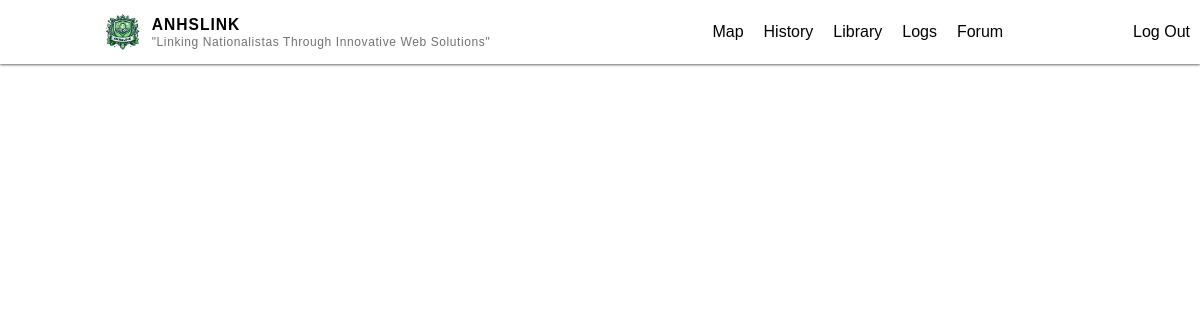
The page /forum/78/ (signed in) on the database as committed earlier.
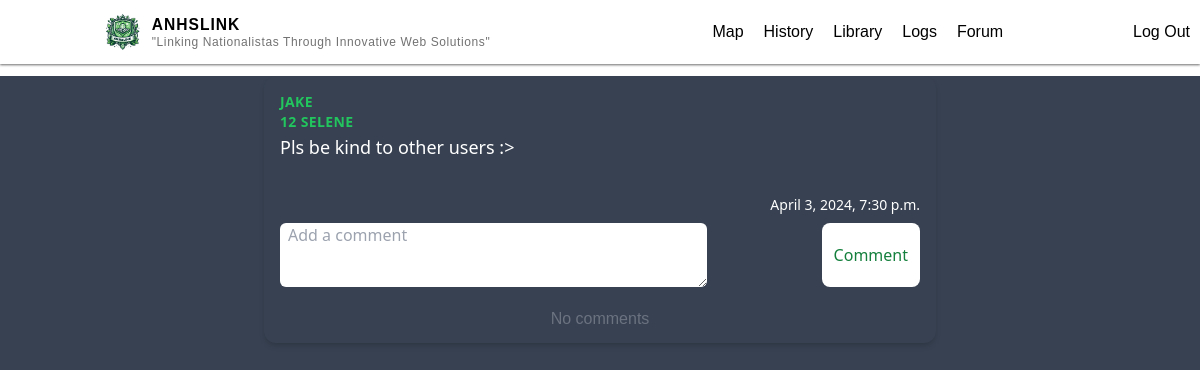
The same page on the database as committed later.
### main/models.py (models this page shows, shortened)
class Forum (models.Model):
    author = models.ForeignKey(Profile, on_delete=models.CASCADE, related_name="author")
    title = models.CharField(max_length=200, default="")
    description = models.CharField(max_length=400, default="",blank=True)
    uploaded_at = models.DateTimeField(auto_now_add=True)
    likes = models.ManyToManyField(User, related_name ='liked_comments')
    dislikes = models.ManyToManyField(User,related_name ='disliked_comments')

### authentication/models.py (models this page shows, shortened)
class Profile(models.Model):
    user = models.OneToOneField(User, on_delete=models.CASCADE, related_name="profile")
    grade = models.IntegerField(null=True)
    section = models.CharField(default='Selene', max_length=20)
    email = models.EmailField(default="haha@gmail.com")

### main/views.py (the view)
# urls.py: path("forum/<int:id>/", views.forum_comment, name="forum_comment"),
@login_required(login_url="/login")
def forum_comment(request, id):
    forums = Forum.objects.filter(id=id)
    return render(request,"main/forum_about.html",{"forums":forums})

### main/templates/main/forum_about.html (shortened to what this page needs)
{% extends "main/base.html" %} {% load static %} {% block body %}
{% for forum in forums%}
<div class="bg-gray-700 min-h-screen h-auto">
  <div
    class="max-w-md mx-auto bg-gray-700 rounded-xl shadow-md overflow-hidden md:max-w-2xl m-3"
  >
    <div class="md:flex">
      <div class="p-4 bg-gray-700 text-white w-full">
        <div
          class="uppercase tracking-wide text-sm font-semibold author text-green-500"
        >
          {{forum.author.user.username}}
        </div>
        <div
          class="uppercase tracking-wide text-sm font-semibold author text-green-500"
        >
          {{ forum.author.grade}} {{ forum.author.section }}
        </div>
        <a
          href="#"
          class="block mt-1 mb-5 text-lg leading-tight font-medium text-white hover:underline"
          >{{forum.title}}</a
        >
      </div>
    </div>
    <div class="px-4 flex justify-between rounded-b-xl">
      <span class="text-sm text-gray-600 flex items-center text-white"
        >{{forum.uploaded_at}}</span
      >
    </div>
    <div>
      <form
        method="POST"
        class="form px-4 py-2 bg-gray-700 flex justify-between"
        action="{% url 'comment'  %}"
      >
        <textarea
          required
          name="text"
          type="text"
          placeholder="Add a comment"
          class="rounded-md px-2 text-left w-2/3 h-16"
          maxlength="400"
        ></textarea>
        <button
          type="submit"
          class="text-green-700 bg-white px-3 rounded-lg submitBTN"
        >
          Comment
        </button>
      </form>
    </div>
    {% for comment in forum.comments.all %}
    <div
      class="bg-gray-700 rounded-xl shadow-md overflow-hidden md:max-w-2xl m-3"
    >
      <div class="">
        <div class="">
          <div class="flex bg-white">
            <div class="p-4">
              <div
                class="uppercase tracking-wide text-sm text-blue-500 font-semibold author"
              >
                {{comment.author.user.username}}
              </div>
              <div
                class="uppercase tracking-wide text-sm text-blue-500 font-semibold author"
              >
                {{comment.author.grade}} {{comment.author.section}}
              </div>
              <div class="mt-2 text-gray-800 size-fit">
                {{comment.text|linebreaksbr}}
              </div>
            </div>
          </div>
          <div class="px-4 py-2 bg-gray-200 text-right rounded-b-xl">
            <span class="text-sm text-gray-800">{{comment.uploaded_at}}</span>
          </div>
        </div>
        {% for reply in comment.replies.all %}
        <div class="overflow-x-auto ml-8">
          <div
            class="max-w-md mx-auto bg-white rounded-xl shadow-md overflow-hidden md:max-w-2xl m-3"
          >
            <div class="md:flex">
              <div class="p-4">
                <div
                  class="uppercase tracking-wide text-sm text-purple-500 font-semibold author"
                >
                  {{reply.author.user.username}}
                </div>
                <div
                  class="uppercase tracking-wide text-sm text-purple-500 font-semibold author"
                >
                  {{reply.author.grade}} {{reply.author.section}}
                </div>
                <div class="mt-4 text-gray-800 size-fit">
                  {{ reply.text|linebreaksbr }}
                </div>
              </div>
            </div>
            <div class="px-4 py-2 bg-gray-200 text-right">
              <span class="text-sm text-gray-800">{{reply.uploaded_at}}</span>
            </div>
          </div>
        </div>
        {% empty %} {% endfor %}
        <div>
          <form
            method="POST"
            class="form px-4 py-2 bg-gray-700 flex justify-between"
            action="{% url 'reply'  %}"
          >
            {% csrf_token %}
            <textarea
              required
              name="text"
              type="text"
              placeholder="Add a comment"
              class="w-2/3 rounded-md px-4 text-left"
              maxlength="400"
            ></textarea>
            <input name="comment_id" value="{{comment.id}}" hidden />
            <input name="fid" value="{{forum.id}}" hidden />
            <button
              type="submit"
              class="text-white bg-gray-700 px-3 rounded-lg submitBTN"
            >
              Comment
            </button>
          </form>
        </div>
      </div>
      <!--
        <div>
          <form method="POST" class="px-4 py-2 bg-green-200 flex justify-between" action="{% url 'reply'  %}">
            {% csrf_token %}
            <textarea name="text" type="text" placeholder="Add a comment" class="rounded-md px-4 text-left "></textarea>
            <input name="comment_id" value="{{reply.id}}" hidden>
            <input name="fid" value="{{forum.id}}" hidden>
            <button type="submit" class="text-green-700 bg-green-300 px-3 rounded-lg">Comment</button>
          </form>
        </div>
  !-->
    </div>
    {%empty%}
    <p class="m-3 text-center text-gray-500">No comments</p>
    {% endfor%}
  </div>
  {% endfor %}
  {% endblock %}

### main/templates/main/base.html (shortened to what this page needs)
{% load static %}
<!DOCTYPE html>
<html lang="en">
  <head>
    <link rel="stylesheet" href="{% static 'css/main.css' %}" />
    <link
      href="{% static 'styles/styles.css' %}"
      rel="stylesheet"
      type="text/css"
    />
  </head>
  <body>
    <div class="page">
      <div class="head_container flex">
        <div class="branding">
          <img
            class="logo"
            src="{% static 'pictures/ANHSLink_logo.png' %}"
            alt="ANHS LOGO"
            width="7%"
          />
          <div class="site-identity">
            <p class="site-title">ANHSLINK</p>
            <p class="site-description">
              "Linking Nationalistas Through Innovative Web Solutions"
            </p>
          </div>
        </div>
        <div class="information flex justify-center space-x-">
          <a href="{% url 'map' %}">
            <p>Map</p>
          </a>
          <a href="{% url 'history' %}">
            <p>History</p>
          </a>
          <a href="{% url 'library' %}">
            <p>Library</p>
          </a>
          <a href="{% url 'logs_view' %}">
            <p>Logs</p>
          </a>
          <a href="{% url 'forum' %}">
            <p class="font-sans">Forum</p>
          </a>
        </div>
        <div class="information flex justify-center space-x-">
          <form action="{% url 'logout' %}" method="post">
            <button type="submit"><p>Log Out</p></button>
          </form>
        </div>
      </div>
      {% block body %} {% endblock %}
    </div>
  </body>
</html>

### authentication/static/css/main.css (style rules this page uses)
html, :host { line-height: 1.5; -webkit-text-size-adjust: 100%; -moz-tab-size: 4; -o-tab-size: 4; tab-size: 4; font-family: ui-sans-serif, system-ui, sans-serif, "Apple Color Emoji", "Segoe UI Emoji", "Segoe UI Symbol", "Noto Color Emoji"; font-feature-settings: normal; font-variation-settings: normal; -webkit-tap-highlight-color: transparent; }
body { margin: 0; line-height: inherit; }
a { color: inherit; text-decoration: inherit; }
button, input, optgroup, select, textarea { font-family: inherit; font-feature-settings: inherit; font-variation-settings: inherit; font-size: 100%; font-weight: inherit; line-height: inherit; color: inherit; margin: 0; padding: 0; }
button, select { text-transform: none; }
button, [type='button'], [type='reset'], [type='submit'] { -webkit-appearance: button; background-color: transparent; background-image: none; }
blockquote, dl, dd, h1, h2, h3, h4, h5, h6, hr, figure, p, pre { margin: 0; }
textarea { resize: vertical; }
input::placeholder, textarea::placeholder { opacity: 1; color: #9ca3af; }
button, [role="button"] { cursor: pointer; }
img, svg, video, canvas, audio, iframe, embed, object { display: block; vertical-align: middle; }
img, video { max-width: 100%; height: auto; }
.m-3 { margin: 0.75rem; }
.mx-auto { margin-left: auto; margin-right: auto; }
.mb-5 { margin-bottom: 1.25rem; }
.mt-1 { margin-top: 0.25rem; }
.block { display: block; }
.flex { display: flex; }
.h-16 { height: 4rem; }
.h-auto { height: auto; }
.min-h-screen { min-height: 100vh; }
.w-2\/3 { width: 66.666667%; }
.w-full { width: 100%; }
.max-w-md { max-width: 28rem; }
.items-center { align-items: center; }
.justify-center { justify-content: center; }
.justify-between { justify-content: space-between; }
.overflow-hidden { overflow: hidden; }
.rounded-lg { border-radius: 0.5rem; }
.rounded-md { border-radius: 0.375rem; }
.rounded-xl { border-radius: 0.75rem; }
.rounded-b-xl { border-bottom-right-radius: 0.75rem; border-bottom-left-radius: 0.75rem; }
.bg-gray-700 { --tw-bg-opacity: 1; background-color: rgb(55 65 81 / var(--tw-bg-opacity)); }
.bg-white { --tw-bg-opacity: 1; background-color: rgb(255 255 255 / var(--tw-bg-opacity)); }
.p-4 { padding: 1rem; }
.px-2 { padding-left: 0.5rem; padding-right: 0.5rem; }
.px-3 { padding-left: 0.75rem; padding-right: 0.75rem; }
.px-4 { padding-left: 1rem; padding-right: 1rem; }
.py-2 { padding-top: 0.5rem; padding-bottom: 0.5rem; }
.text-left { text-align: left; }
.text-center { text-align: center; }
.font-sans { font-family: ui-sans-serif, system-ui, sans-serif, "Apple Color Emoji", "Segoe UI Emoji", "Segoe UI Symbol", "Noto Color Emoji"; }
.text-lg { font-size: 1.125rem; line-height: 1.75rem; }
.text-sm { font-size: 0.875rem; line-height: 1.25rem; }
.font-medium { font-weight: 500; }
.font-semibold { font-weight: 600; }
.uppercase { text-transform: uppercase; }
.leading-tight { line-height: 1.25; }
.tracking-wide { letter-spacing: 0.025em; }
.text-gray-500 { --tw-text-opacity: 1; color: rgb(107 114 128 / var(--tw-text-opacity)); }
.text-gray-600 { --tw-text-opacity: 1; color: rgb(75 85 99 / var(--tw-text-opacity)); }
.text-green-500 { --tw-text-opacity: 1; color: rgb(34 197 94 / var(--tw-text-opacity)); }
.text-green-700 { --tw-text-opacity: 1; color: rgb(21 128 61 / var(--tw-text-opacity)); }
.text-white { --tw-text-opacity: 1; color: rgb(255 255 255 / var(--tw-text-opacity)); }
.shadow-md { --tw-shadow: 0 4px 6px -1px rgb(0 0 0 / 0.1), 0 2px 4px -2px rgb(0 0 0 / 0.1); --tw-shadow-colored: 0 4px 6px -1px var(--tw-shadow-color), 0 2px 4px -2px var(--tw-shadow-color); box-shadow: var(--tw-ring-offset-shadow, 0 0 #0000), var(--tw-ring-shadow, 0 0 #0000), var(--tw-shadow); }
@media (min-width: 768px) { .md\:flex { display: flex; } }
@media (min-width: 768px) { .md\:max-w-2xl { max-width: 42rem; } }

Rows that differ between the two databases and show on the page:
added Forum: author.user.username "JAKE", author.grade "12", author.section "SELENE", title "Pls be kind to other users :>", uploaded_at "April 3, 2024, 7:30 p.m."
